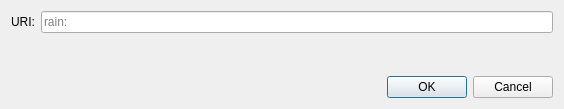
<?xml version="1.0" encoding="UTF-8"?>
<ui version="4.0">
 <class>OpenURIDialog</class>
 <widget class="QDialog" name="OpenURIDialog">
  <property name="geometry">
   <rect>
    <x>0</x>
    <y>0</y>
    <width>564</width>
    <height>109</height>
   </rect>
  </property>
  <property name="windowTitle">
   <string>Open rain URI</string>
  </property>
  <layout class="QVBoxLayout" name="verticalLayout">
   <item>
    <layout class="QHBoxLayout" name="horizontalLayout">
     <item>
      <widget class="QLabel" name="label">
       <property name="text">
        <string>URI:</string>
       </property>
      </widget>
     </item>
     <item>
      <widget class="QValidatedLineEdit" name="uriEdit">
       <property name="placeholderText">
        <string notr="true">rain:</string>
       </property>
      </widget>
     </item>
    </layout>
   </item>
   <item>
    <spacer name="verticalSpacer">
     <property name="orientation">
      <enum>Qt::Vertical</enum>
     </property>
     <property name="sizeHint" stdset="0">
      <size>
       <width>20</width>
       <height>40</height>
      </size>
     </property>
    </spacer>
   </item>
   <item>
    <widget class="QDialogButtonBox" name="buttonBox">
     <property name="orientation">
      <enum>Qt::Horizontal</enum>
     </property>
     <property name="standardButtons">
      <set>QDialogButtonBox::Cancel|QDialogButtonBox::Ok</set>
     </property>
    </widget>
   </item>
  </layout>
 </widget>
 <customwidgets>
  <customwidget>
   <class>QValidatedLineEdit</class>
   <extends>QLineEdit</extends>
   <header>qt/qvalidatedlineedit.h</header>
  </customwidget>
 </customwidgets>
 <resources/>
 <connections>
  <connection>
   <sender>buttonBox</sender>
   <signal>accepted()</signal>
   <receiver>OpenURIDialog</receiver>
   <slot>accept()</slot>
   <hints>
    <hint type="sourcelabel">
     <x>248</x>
     <y>254</y>
    </hint>
    <hint type="destinationlabel">
     <x>157</x>
     <y>274</y>
    </hint>
   </hints>
  </connection>
  <connection>
   <sender>buttonBox</sender>
   <signal>rejected()</signal>
   <receiver>OpenURIDialog</receiver>
   <slot>reject()</slot>
   <hints>
    <hint type="sourcelabel">
     <x>316</x>
     <y>260</y>
    </hint>
    <hint type="destinationlabel">
     <x>286</x>
     <y>274</y>
    </hint>
   </hints>
  </connection>
 </connections>
</ui>
